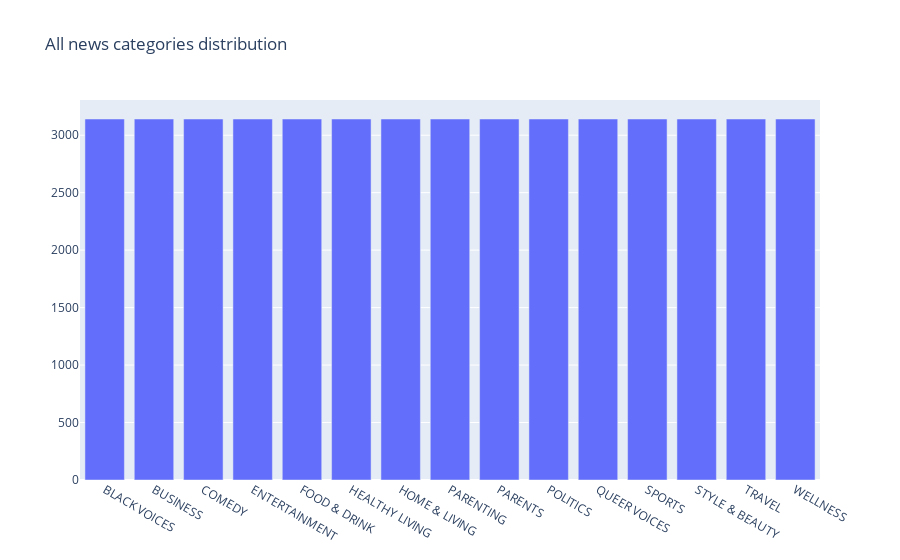

Write notebook code for a chart like this one.
### Code cell
fig = go.Figure(
    data = [go.Bar(
        x=categories, 
        y=y_train_res.value_counts().values,
        )],
    layout_title_text="All news categories distribution"
    
    )
fig.show()

### Figure 1 — Plotly figure (JSON) as saved in the notebook; plotly's stock layout.template omitted (floating-point values rounded to 4 significant figures)
{"data": [{"type": "bar", "x": ["BLACK VOICES", "BUSINESS", "COMEDY", "ENTERTAINMENT", "FOOD & DRINK", "HEALTHY LIVING", "HOME & LIVING", "PARENTING", "PARENTS", "POLITICS", "QUEER VOICES", "SPORTS", "STYLE & BEAUTY", "TRAVEL", "WELLNESS"], "y": [3141, 3141, 3141, 3141, 3141, 3141, 3141, 3141, 3141, 3141, 3141, 3141, 3141, 3141, 3141]}], "layout": {"title": {"text": "All news categories distribution"}}}
